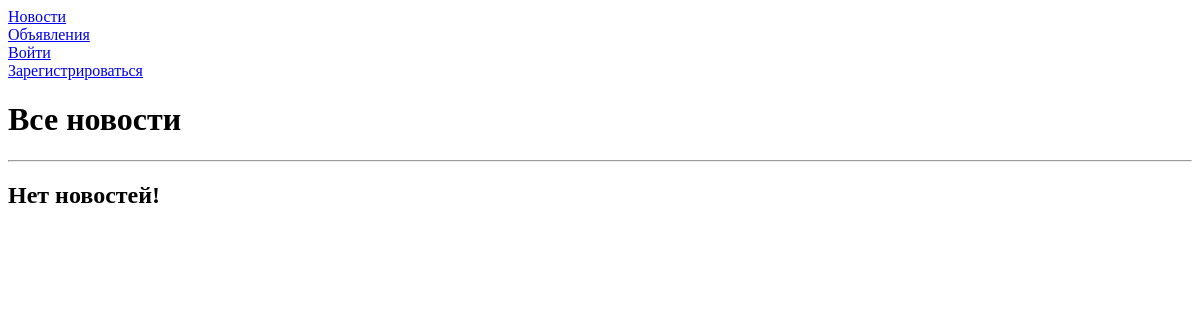
The app's page /board/news, older data.
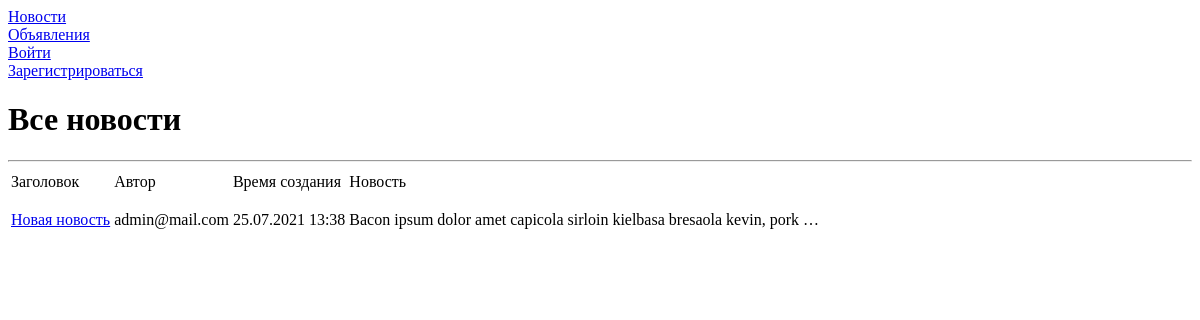
The same page, newer data.
### board/models.py (models this page shows, shortened)
class News(models.Model):
    user_id = models.ForeignKey(auth.get_user_model(),
                                on_delete=models.CASCADE)
    header = models.CharField(max_length=255)
    news = RichTextUploadingField(default='')
    creation_time = models.DateTimeField(auto_now_add=True)

### board/views.py (the view)
# urls.py: path('news', NewsList.as_view(), name='news_list_view'),
class NewsList(ListView):
    model = News
    template_name = 'news_list.html'
    context_object_name = 'news_list'
    def get_context_data(self, **kwargs):
        context = super().get_context_data(**kwargs)
        context['in_mailing_list'] = self.request.user.groups.filter(
                name='mailing_list'
            ).exists()
        return context

### templates/news_list.html (shortened to what this page needs)
{% extends 'flatpages/default.html' %}
{% load account %}
{% block body %}
    <h1>Все новости</h1>
    <hr>
    {% if news_list %}
        <table>
            <thead>
                <tr>
                    <td>
                        Заголовок
                    </td>
                    <td>
                        Автор
                    </td>
                    <td>
                        Время создания
                    </td>
                    <td>
                        Новость
                    </td>
                </tr>
            </thead>
            {% for news in news_list %}
                <tr>
                    <td>
                        <a href="{% url 'news_detail_view' news.id %}">{{ news.header|truncatechars:50 }}</a>
                    </td>
                    <td>
                        {{ news.user_id.email }}
                    </td>
                    <td>
                        {{ news.creation_time|date:'d.m.Y G:i' }}
                    </td>
                    <td>
                        {{ news.news|safe|truncatewords:10 }}
                    </td>
                </tr>
            {% endfor %}
        </table>
    {% else %}
        <h2>Нет новостей!</h2>
    {% endif %}
{% endblock body %}

Row changes from the older to the newer data that the page shows:
added News: header "Новая новость", user_id.email "admin@mail.com", creation_time "25.07.2021 13:38", news "Bacon ipsum dolor amet capicola sirloin kielbasa bresaola kevin, pork …"
Text that changed along with them:
text no longer shown: "Нет новостей!"
text now shown: "Заголовок Автор Время создания Новость"
